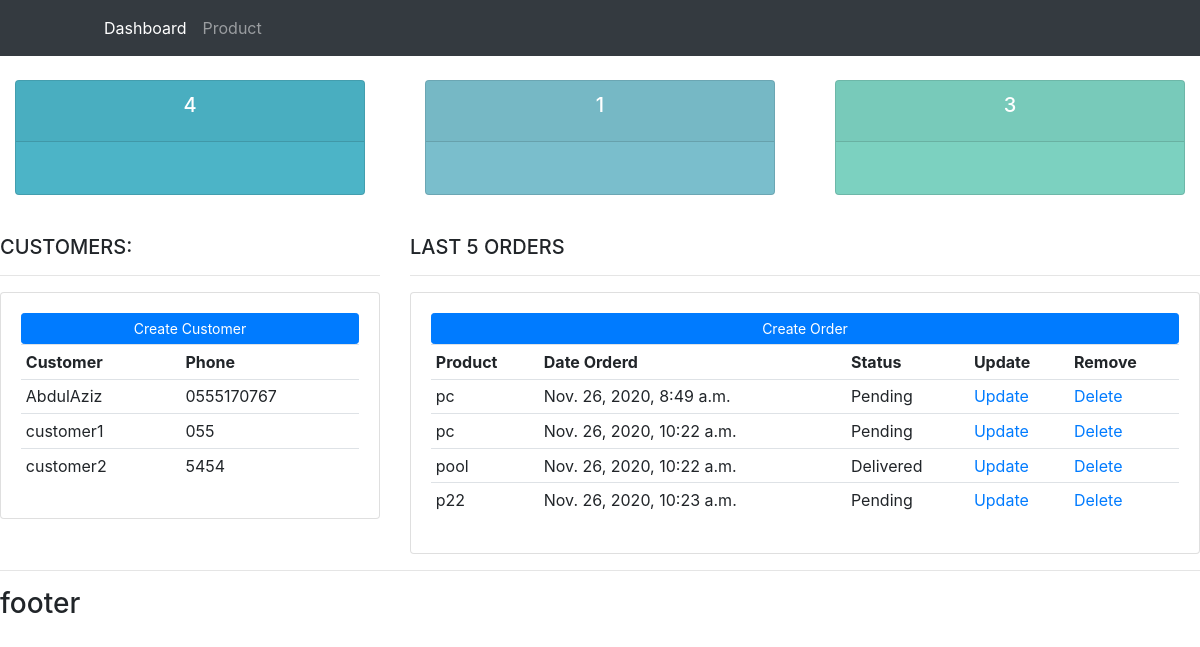
The page / on the database its author committed.
### accounts/models.py (models this page shows, shortened)
class Customer(models.Model):
    name = models.CharField(max_length=20,null=True)
    phone = models.CharField(max_length=20,null=True)
    email = models.EmailField(max_length=50,null=True)
    date_created = models.DateTimeField(auto_now_add=True)

class Order(models.Model):
    STATUS=(
        ('Pending','Pending'),
        ('Out For Delivery','Out For Delivery'),
        ('Delivered','Delivered'),
    )
    customer = models.ForeignKey(Customer,null=True, on_delete=models.SET_NULL)
    product = models.ForeignKey(Product,null=True, on_delete=models.SET_NULL)
    status = models.CharField(max_length = 150,null=True,choices=STATUS)
    date_created = models.DateTimeField(auto_now_add=True,null=True)

class Product(models.Model):
    CATEGORY=(
        ('Indoor','Indoor'),
        ('Outdoor','Outdoor'),
    )
    name = models.CharField(max_length = 200,null=True)
    price = models.FloatField(null=True)
    category = models.CharField(max_length = 200,null=True,choices=CATEGORY)
    description = models.CharField(max_length = 200,null=True,blank=True)
    date_created = models.DateTimeField(auto_now_add=True,null=True)
    tags = models.ManyToManyField(Tag)
    def __str__(self):
        return self.name

### accounts/views.py (the view)
# urls.py: path('', views.home, name='home'),
def home(request):
    orders = Order.objects.all()
    customers = Customer.objects.all()
    total_customers = customers.count()
    total_order = orders.count()
    delivered = orders.filter(status='Delivered').count()
    pinding  = orders.filter(status='Pending').count()
    context = {
        'orders' :orders,
        'customers' :customers,
        'total_customers':total_customers,
        'total_order':total_order,
        'delivered':delivered,
        'pinding':pinding,
        }
    return render(request,'accounts/dashboard.html', context)

### templates/accounts/dashboard.html
{%  extends 'accounts/main.html' %}
{% block content %}
{%  include 'accounts/status.html' %}
<br>
<div class="row">
	<div class="col-md-4">
		<h5>CUSTOMERS:</h5>
		<hr>
		<div class="card card-body">
			<a class="btn btn-primary  btn-sm btn-block" href="">Create Customer</a>
			<table class="table table-sm">
				<tr>
					<th>Customer</th>
					<th>Phone</th>
				</tr>
				{% for customer in customers %}
					<tr>
						<td>{{customer.name}}</td>
						<td>{{customer.phone}}</td>
					</tr>
				{% endfor %}
			</table>
		</div>
	</div>
	<div class="col-md-8">
		<h5>LAST 5 ORDERS</h5>
		<hr>
		<div class="card card-body">
			<a class="btn btn-primary  btn-sm btn-block" href="">Create Order</a>
			<table class="table table-sm">
				<tr>
					<th>Product</th>
					<th>Date Orderd</th>
					<th>Status</th>
					<th>Update</th>
					<th>Remove</th>
				</tr>
				{% for order in orders %}
					<tr>
						<td>{{order.product}}</td>
						<td>{{order.date_created}}</td>
						<td>{{order.status}}</td>
						<td><a href="#">Update</a></td>
						<td><a href="#">Delete</a></td>
					</tr>
				{% endfor %}
			</table>
		</div>
	</div>
</div>
{% endblock %}

### static/css/main.css (style rules this page uses)
body { background-color: #ebeff5; }

### rows shown on the page
Customer: name "AbdulAziz", phone "0555170767"
Customer: name "customer1", phone "055"
Customer: name "customer2", phone "5454"
Order: product "pc", date_created "Nov. 26, 2020, 8:49 a.m.", status "Pending"
Order: product "pc", date_created "Nov. 26, 2020, 10:22 a.m.", status "Pending"
Order: product "pool", date_created "Nov. 26, 2020, 10:22 a.m.", status "Delivered"
Order: product "p22", date_created "Nov. 26, 2020, 10:23 a.m.", status "Pending"

### other values the page prints
{{ total_order }} "4"
{{ delivered }} "1"
{{ pinding }} "3"
